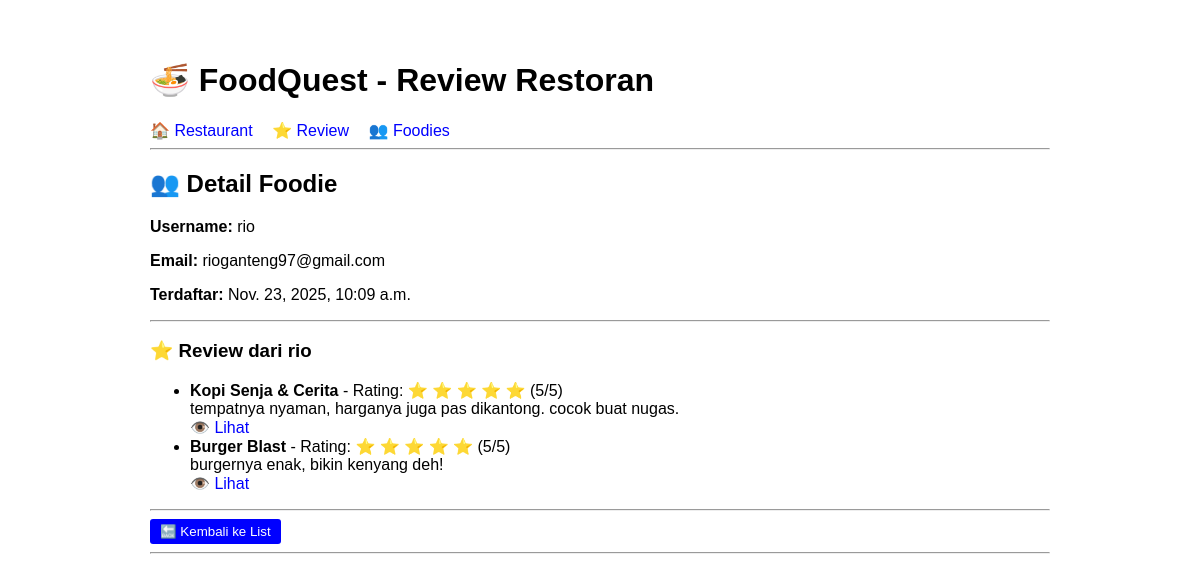
The page /foodies/1/ on the database as committed earlier.
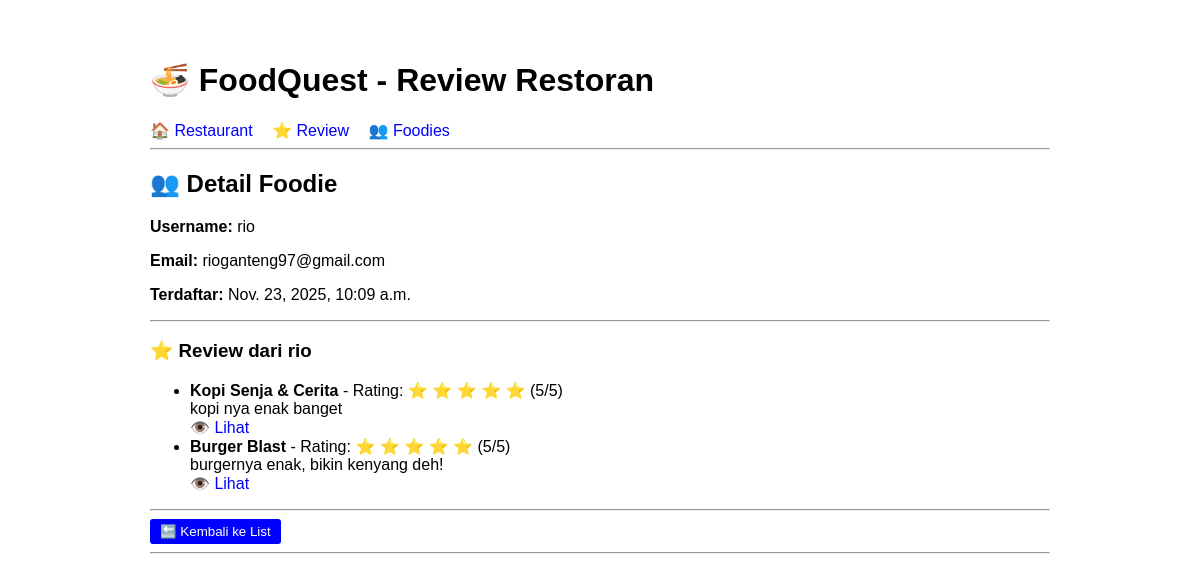
The same page on the database as committed later.
### restaurant/models.py (models this page shows, shortened)
class Review(models.Model):
    RATING_CHOICES = [(i, i) for i in range(1, 6)]
    restaurant = models.ForeignKey(Restaurant, on_delete=models.CASCADE, related_name='reviews')
    foodie = models.ForeignKey(Foodie, on_delete=models.CASCADE, related_name='reviews')
    rating = models.IntegerField(choices=RATING_CHOICES)
    komentar = models.TextField()
    waktu_review = models.DateTimeField(auto_now_add=True)
    class Meta:
        verbose_name_plural = "Reviews"
        ordering = ['-waktu_review']

class Restaurant(models.Model):
    KATEGORI_CHOICES = [
        ('kafe', 'Cafe'),
        ('fine_dining', 'Fine Dining Restaurant'),
        ('casual_dining', 'Casual Dining Restaurant'),
        ('fast_casual', 'Fast Casual Dining'),
        ('fast_food', 'Fast Food Restaurant'),
    ]
    nama = models.CharField(max_length=100)
    lokasi = models.CharField(max_length=200)
    kategori = models.CharField(max_length=50, choices=KATEGORI_CHOICES)
    no_telp = models.CharField(max_length=20)
    deskripsi = models.TextField()
    class Meta:
        verbose_name_plural = "Restaurants"

### restaurant/views.py (the view)
# urls.py: path('foodies/<int:pk>/', views.FoodieDetailView.as_view(), name='foodie_detail'),
class FoodieDetailView(DetailView):
    model = Foodie
    template_name = 'restaurant/foodie_detail.html'
    context_object_name = 'foodie'

### restaurant/templates/restaurant/foodie_detail.html
{% extends 'restaurant/base.html' %}
{% block content %}
<h2>👥 Detail Foodie</h2>
<p><strong>Username:</strong> {{ foodie.username }}</p>
<p><strong>Email:</strong> {{ foodie.email }}</p>
<p><strong>Terdaftar:</strong> {{ foodie.waktu }}</p>
<hr>
<h3>⭐ Review dari {{ foodie.username }}</h3>
{% if foodie.reviews.all %}
<ul>
    {% for review in foodie.reviews.all %}
    <li>
        <strong>{{ review.restaurant.nama }}</strong>
        - Rating:
        {% for i in "12345" %}
            {% if i|add:0 <= review.rating %}⭐{% else %}☆{% endif %}
        {% endfor %}
        ({{ review.rating }}/5)
        <br>
        {{ review.komentar|truncatewords:20 }}
        <br>
        <a href="{% url 'review_detail' review.id %}">👁️ Lihat</a>
    </li>
    {% endfor %}
</ul>
{% else %}
<p>{{ foodie.username }} belum membuat review apapun.</p>
{% endif %}
<hr>
<a href="{% url 'foodie_list' %}"><button>🔙 Kembali ke List</button></a>
{% endblock %}

Rows that differ between the two databases and show on the page:
changed Review "Kopi Senja & Cerita": komentar "tempatnya nyaman, harganya juga pas dikantong. cocok buat nugas." → "kopi nya enak banget"
